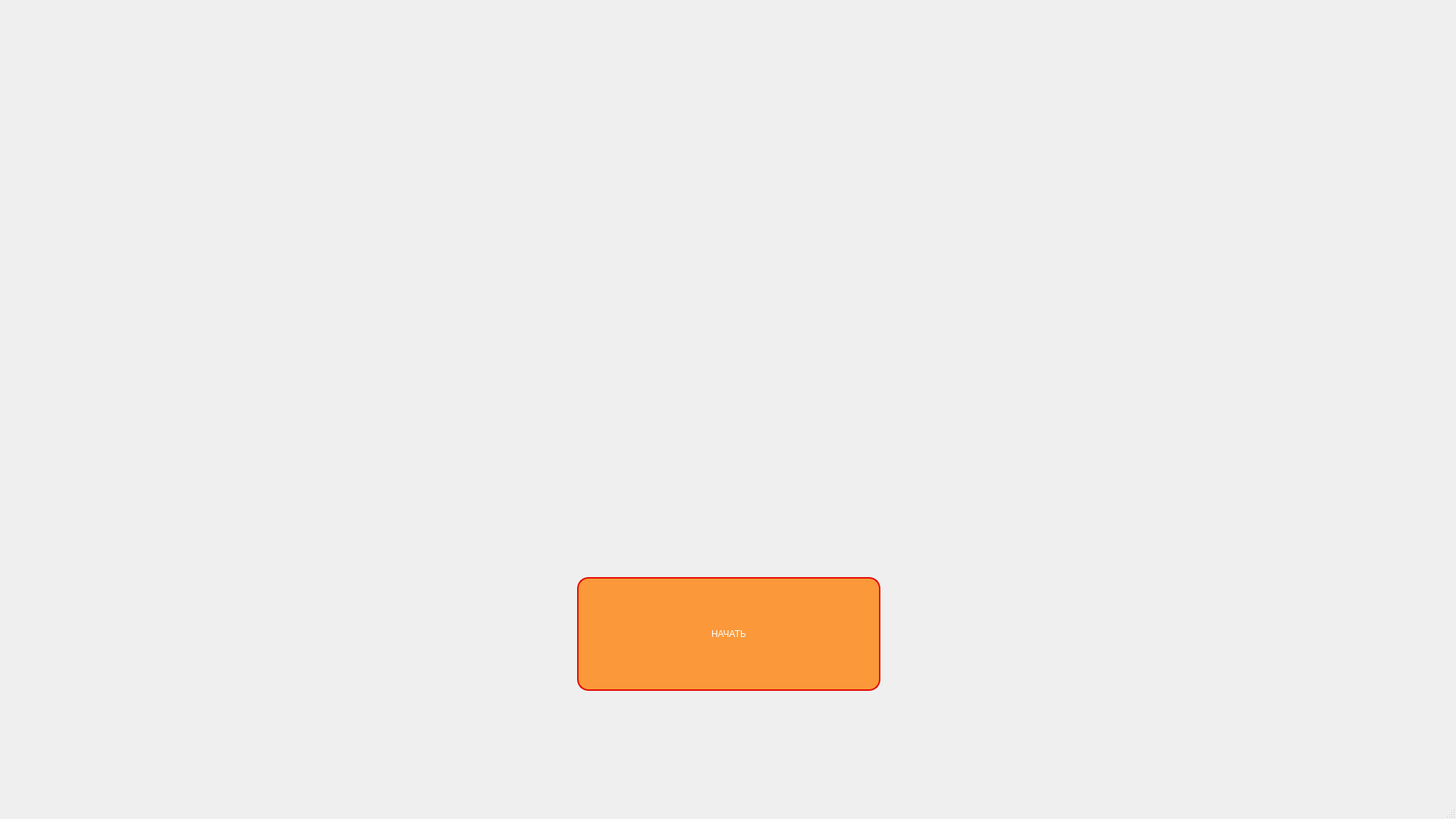
<?xml version="1.0" encoding="UTF-8"?>
<ui version="4.0">
 <class>MainWindow</class>
 <widget class="QMainWindow" name="MainWindow">
  <property name="enabled">
   <bool>true</bool>
  </property>
  <property name="geometry">
   <rect>
    <x>0</x>
    <y>0</y>
    <width>1920</width>
    <height>1080</height>
   </rect>
  </property>
  <property name="minimumSize">
   <size>
    <width>1920</width>
    <height>1080</height>
   </size>
  </property>
  <property name="baseSize">
   <size>
    <width>1920</width>
    <height>1080</height>
   </size>
  </property>
  <property name="windowTitle">
   <string>Добро пожаловать!</string>
  </property>
  <widget class="QWidget" name="centralwidget">
   <widget class="QWidget" name="horizontalLayoutWidget">
    <property name="geometry">
     <rect>
      <x>0</x>
      <y>760</y>
      <width>1921</width>
      <height>152</height>
     </rect>
    </property>
    <layout class="QHBoxLayout" name="horizontalLayout">
     <item>
      <spacer name="horizontalSpacer">
       <property name="orientation">
        <enum>Qt::Horizontal</enum>
       </property>
       <property name="sizeHint" stdset="0">
        <size>
         <width>40</width>
         <height>20</height>
        </size>
       </property>
      </spacer>
     </item>
     <item>
      <widget class="QPushButton" name="pushButton">
       <property name="minimumSize">
        <size>
         <width>400</width>
         <height>150</height>
        </size>
       </property>
       <property name="cursor">
        <cursorShape>PointingHandCursor</cursorShape>
       </property>
       <property name="styleSheet">
        <string notr="true">QPushButton {
	font: 40pt &quot;Helvetica&quot;;
color: rgb(255, 255, 255);
background-color: rgba(253, 128, 8, 200);
border-radius: 15px;
border: 2px solid rgb(228, 13, 5);
}

QPushButton:hover {
	font: 44pt &quot;Helvetica&quot;;
color: rgb(255, 255, 255);
}
</string>
       </property>
       <property name="text">
        <string>НАЧАТЬ</string>
       </property>
      </widget>
     </item>
     <item>
      <spacer name="horizontalSpacer_2">
       <property name="orientation">
        <enum>Qt::Horizontal</enum>
       </property>
       <property name="sizeHint" stdset="0">
        <size>
         <width>40</width>
         <height>20</height>
        </size>
       </property>
      </spacer>
     </item>
    </layout>
   </widget>
  </widget>
  <widget class="QMenuBar" name="menubar">
   <property name="geometry">
    <rect>
     <x>0</x>
     <y>0</y>
     <width>1920</width>
     <height>24</height>
    </rect>
   </property>
  </widget>
  <widget class="QStatusBar" name="statusbar"/>
 </widget>
 <resources/>
 <connections/>
</ui>
